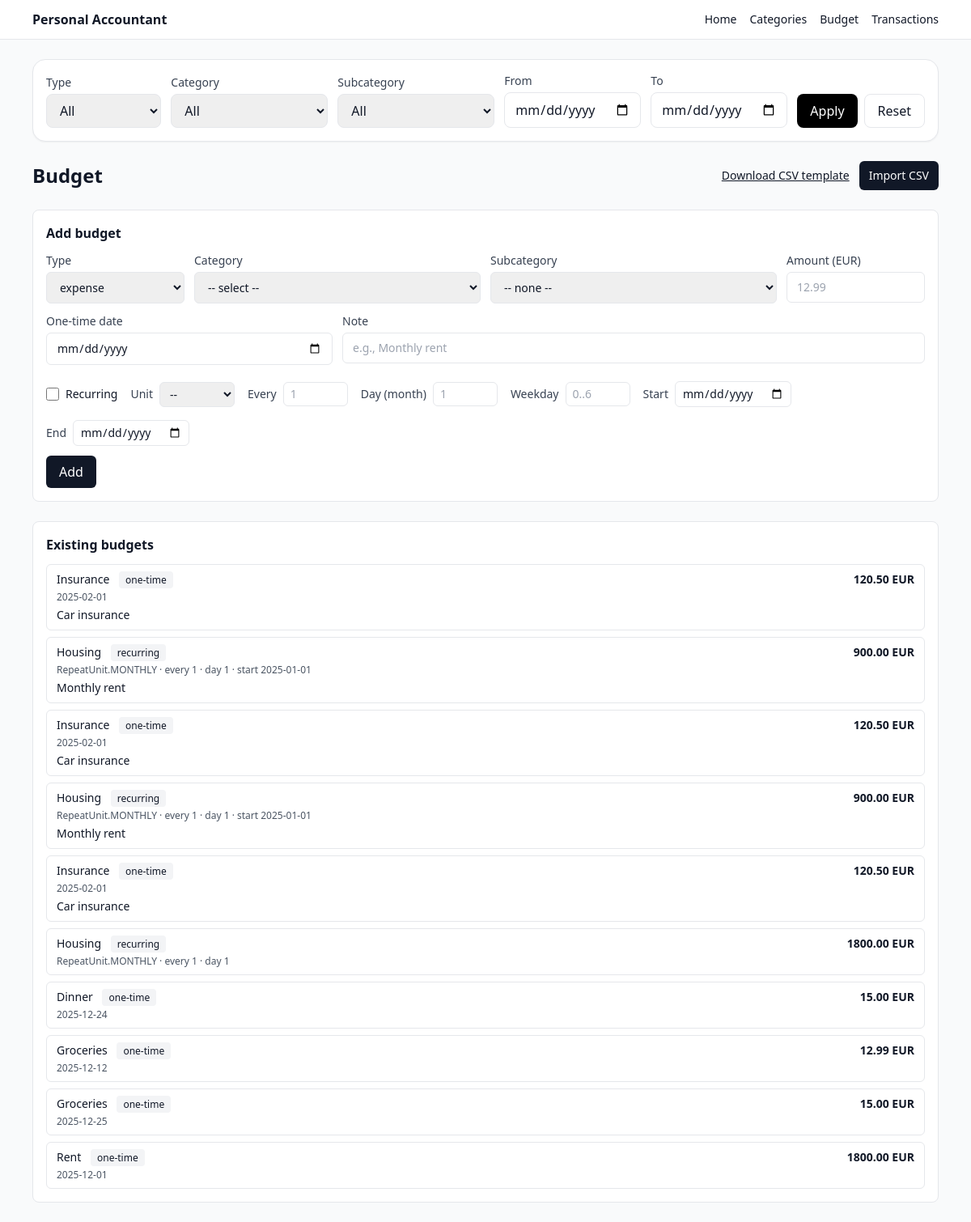
/budget (signed in), run on an earlier commit of the app's database.
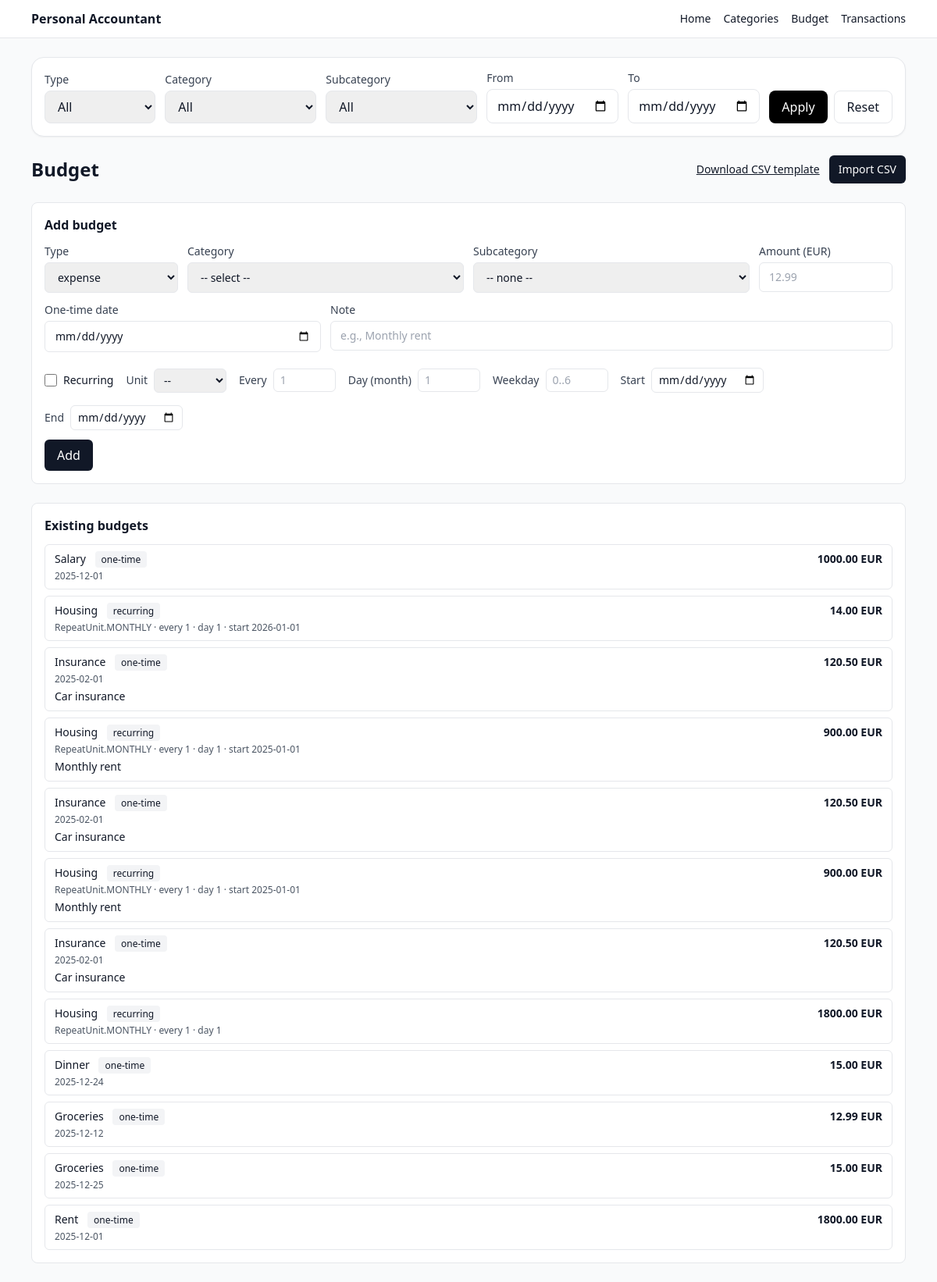
And on a later commit of the database.
### app/models.py (models this page shows)
class Category(SQLModel, table=True):
    __table_args__ = (
        UniqueConstraint("user_id", "name", name="uq_category_user_name"),
    )
    id: int | None = Field(default=None, primary_key=True)
    user_id: int = Field(foreign_key="user.id", index=True)
    name: str
    icon: str | None = None  # emoji or icon key
    created_at: datetime = Field(default_factory=datetime.utcnow)

class Budget(SQLModel, table=True):
    id: int | None = Field(default=None, primary_key=True)
    user_id: int = Field(foreign_key="user.id", index=True)
    type: BudgetType  # income/expense
    amount_cents: int
    currency: str  # e.g. "EUR"
    category_id: int = Field(foreign_key="category.id", index=True)
    subcategory_id: int | None = Field(default=None, foreign_key="subcategory.id", index=True)
    is_recurring: bool = False
    repeat_unit: RepeatUnit | None = None        # weekly/monthly/yearly
    repeat_interval: int | None = None           # every N units (1=every month/week/year)
    day_of_month: int | None = None              # for monthly/yearly patterns
    weekday: int | None = None                   # 0=Mon ... 6=Sun for weekly patterns
    one_time_date: date | None = None
    start_date: date | None = None
    end_date: date | None = None
    note: str | None = None
    created_at: datetime = Field(default_factory=datetime.utcnow)

### app/routes/budgets.py (the view)
@router.get("/budget", response_class=HTMLResponse)
def list_budget(
    request: Request,
    type: str | None = None,  # query param
    schedule: str | None = None,
    category_id: str | None = None,
    subcategory_id: str | None = None,
    q: str | None = None,
    created_from: str | None = None,
    created_to: str | None = None,
    db: Session = Depends(get_session),
    uid: int | None = Depends(current_user_id),
):
    if not uid:
        return RedirectResponse(url="/login", status_code=303)
    filters = {
        "type": (type or "").strip(),
        "schedule": (schedule or "").strip(),
        "category_id": (category_id or "").strip(),
        "subcategory_id": (subcategory_id or "").strip(),
        "q": (q or "").strip(),
        "created_from": (created_from or "").strip(),
        "created_to": (created_to or "").strip(),
    }
    return _render_budget_page(request, uid, db, filters=filters)

### templates/budget.html (shortened to what this page needs)
{% extends "base.html" %}
{% block content %}
  {% include "_budget_filters.html" %}
  <div class="space-y-6">
    <div class="flex items-center justify-between">
      <h1 class="text-2xl font-semibold">Budget</h1>
      <div class="flex items-center gap-3">
        <a href="/budget/template.csv" class="text-sm underline">Download CSV template</a>
        <a href="/budget/import" class="rounded-md bg-gray-900 px-3 py-2 text-sm text-white hover:bg-black">
          Import CSV
        </a>
      </div>
    </div>
    <section class="rounded-lg border bg-white p-4">
      <h2 class="mb-3 font-semibold">Add budget</h2>
      <form method="post" action="/budget" class="grid grid-cols-1 gap-3 md:grid-cols-6">
        <div class="md:col-span-1">
          <label class="block text-sm text-gray-700">Type</label>
          <select name="budget_type" class="mt-1 w-full rounded-md border px-3 py-2 text-sm">
            <option value="expense">expense</option>
          </select>
        </div>
        <div class="md:col-span-2">
          <label class="block text-sm text-gray-700">Category</label>
          <select
            name="category_id"
            id="category_id"
            class="mt-1 w-full rounded-md border px-3 py-2 text-sm"
            hx-get="/budget/subcategories"
            hx-trigger="change"
            hx-target="#subcategory_id"
            hx-include="#budget-form"
          >
            <option value="">-- select --</option>
          </select>
        </div>
        <div class="md:col-span-2">
          <label class="block text-sm text-gray-700">Subcategory</label>
          <select name="subcategory_id" id="subcategory_id" class="mt-1 w-full rounded-md border px-3 py-2 text-sm">
            <option value="">-- none --</option>
          </select>
        </div>
        <div class="md:col-span-1">
          <label class="block text-sm text-gray-700">Amount (EUR)</label>
          <input name="amount_eur" class="mt-1 w-full rounded-md border px-3 py-2 text-sm" placeholder="12.99" />
        </div>
        <div class="md:col-span-2">
          <label class="block text-sm text-gray-700">One-time date</label>
          <input type="date" name="one_time_date" class="mt-1 w-full rounded-md border px-3 py-2 text-sm" />
        </div>
        <div class="md:col-span-4">
          <label class="block text-sm text-gray-700">Note</label>
          <input name="note" class="mt-1 w-full rounded-md border px-3 py-2 text-sm" placeholder="e.g., Monthly rent" />
        </div>
        <div class="md:col-span-6 mt-2 flex flex-wrap items-center gap-4">
          <label class="inline-flex items-center gap-2 text-sm">
            <input type="checkbox" name="is_recurring" class="h-4 w-4" />
            Recurring
          </label>
          <div class="flex items-center gap-2">
            <span class="text-sm text-gray-700">Unit</span>
            <select name="repeat_unit" class="rounded-md border px-2 py-1 text-sm">
              <option value="">--</option>
            </select>
          </div>
          <div class="flex items-center gap-2">
            <span class="text-sm text-gray-700">Every</span>
            <input name="repeat_interval" class="w-20 rounded-md border px-2 py-1 text-sm" placeholder="1" />
          </div>
          <div class="flex items-center gap-2">
            <span class="text-sm text-gray-700">Day (month)</span>
            <input name="day_of_month" class="w-20 rounded-md border px-2 py-1 text-sm" placeholder="1" />
          </div>
          <div class="flex items-center gap-2">
            <span class="text-sm text-gray-700">Weekday</span>
            <input name="weekday" class="w-20 rounded-md border px-2 py-1 text-sm" placeholder="0..6" />
          </div>
          <div class="flex items-center gap-2">
            <span class="text-sm text-gray-700">Start</span>
            <input type="date" name="start_date" class="rounded-md border px-2 py-1 text-sm" />
          </div>
          <div class="flex items-center gap-2">
            <span class="text-sm text-gray-700">End</span>
            <input type="date" name="end_date" class="rounded-md border px-2 py-1 text-sm" />
          </div>
        </div>
        <div class="md:col-span-6">
          <button class="rounded-md bg-gray-900 px-4 py-2 text-white hover:bg-black">
            Add
          </button>
        </div>
      </form>
    </section>
    <section class="rounded-lg border bg-white p-4">
      <h2 class="mb-3 font-semibold">Existing budgets</h2>
      {% if budgets and budgets|length > 0 %}
        <ul class="space-y-2">
          {% for b in budgets %}
            <li class="rounded-md border px-3 py-2">
              <div class="flex flex-wrap items-center justify-between gap-2">
                <div class="text-sm">
                  <span class="font-medium">
                    {% if b.category_name is defined %}{{ b.category_name }}
                    {% elif b.category is defined and b.category and b.category.name is defined %}{{ b.category.name }}
                    {% else %}{{ ((categories_by_id.get(b.category_id) or categories_by_id.get(b.category_id|int) or categories_by_id.get(b.category_id|string)).name if (categories_by_id.get(b.category_id) or categories_by_id.get(b.category_id|int) or categories_by_id.get(b.category_id|string)) else ('Category ' ~ b.category_id)) }}{% endif %}
                  </span>
                  {% if b.is_recurring %}
                    <span class="ml-2 rounded bg-gray-100 px-2 py-0.5 text-xs">recurring</span>
                  {% else %}
                    <span class="ml-2 rounded bg-gray-100 px-2 py-0.5 text-xs">one-time</span>
                  {% endif %}
                </div>
                <div class="text-sm font-semibold">
                  {% if cents_to_euros_str is defined %}
                    {{ cents_to_euros_str(b.amount_cents) }}
                  {% else %}
                    {{ b.amount_cents }}
                  {% endif %}
                  {{ b.currency }}
                </div>
              </div>
              <div class="mt-1 text-xs text-gray-600">
                {% if b.is_recurring %}
                  {% if b.repeat_unit %}{{ b.repeat_unit }}{% endif %}
                  {% if b.repeat_interval %} · every {{ b.repeat_interval }}{% endif %}
                  {% if b.day_of_month %} · day {{ b.day_of_month }}{% endif %}
                  {% if b.start_date %} · start {{ b.start_date }}{% endif %}
                {% else %}
                  {% if b.one_time_date %}{{ b.one_time_date }}{% endif %}
                {% endif %}
              </div>
              {% if b.note %}
                <div class="mt-1 text-sm">
                  {{ b.note }}
                </div>
              {% endif %}
            </li>
          {% endfor %}
        </ul>
      {% else %}
        <p class="text-sm text-gray-600">No budgets yet.</p>
      {% endif %}
    </section>
  </div>
{% endblock %}

### templates/base.html
{% extends "_base.html" %}

### templates/_base.html (shortened to what this page needs)
<!doctype html>
<html>
  <head>
    <script src="https://cdn.tailwindcss.com"></script>
  </head>
  <body class="bg-gray-50 text-gray-900">
    <header class="border-b bg-white">
      <div class="mx-auto max-w-6xl px-4 py-3 flex items-center justify-between">
        <div class="font-semibold">Personal Accountant</div>
        <nav class="flex gap-4 text-sm">
          <a href="/" class="hover:underline">Home</a>
          <a href="/categories" class="hover:underline">Categories</a>
          <a href="/budget" class="hover:underline">Budget</a>
          <a href="/transaction" class="...">Transactions</a>
        </nav>
      </div>
    </header>
    <main class="mx-auto max-w-6xl px-4 py-6">
      {% block content %}{% endblock %}
    </main>
  </body>
</html>

### templates/_budget_filters.html (shortened to what this page needs)
{% set q = request.query_params %}
{% set selected_type = q.get("type", "") %}
{% set date_from = q.get("from", "") %}
{% set date_to = q.get("to", "") %}
<div class="mb-6 rounded-2xl border bg-white p-4 shadow-sm">
  <form method="get" action="/budget" class="flex flex-col gap-3 md:flex-row md:items-end">
    <div class="w-full md:w-44">
      <label class="block text-sm font-medium text-gray-700">Type</label>
      <select name="type" class="mt-1 w-full rounded-lg border px-3 py-2">
        <option value="" {% if selected_type == "" %}selected{% endif %}>All</option>
      </select>
    </div>
    <div class="w-full md:w-60">
      <label class="block text-sm font-medium text-gray-700">Category</label>
      <select
        name="category_id"
        class="mt-1 w-full rounded-lg border px-3 py-2"
        hx-get="/budget/subcategories"
        hx-trigger="change"
        hx-target="#budget-filter-subcategory"
        hx-include="this"
      >
        <option value="">All</option>
      </select>
    </div>
    <div class="w-full md:w-60">
      <label class="block text-sm font-medium text-gray-700">Subcategory</label>
      <select id="budget-filter-subcategory" name="subcategory_id" class="mt-1 w-full rounded-lg border px-3 py-2">
        <option value="">All</option>
      </select>
    </div>
    <div class="w-full md:w-44">
      <label class="block text-sm font-medium text-gray-700">From</label>
      <input type="date" name="from" value="{{ date_from }}" class="mt-1 w-full rounded-lg border px-3 py-2" />
    </div>
    <div class="w-full md:w-44">
      <label class="block text-sm font-medium text-gray-700">To</label>
      <input type="date" name="to" value="{{ date_to }}" class="mt-1 w-full rounded-lg border px-3 py-2" />
    </div>
    <div class="flex gap-2">
      <button class="rounded-lg bg-black px-4 py-2 text-white">Apply</button>
      <a class="rounded-lg border px-4 py-2" href="/budget">Reset</a>
    </div>
  </form>
</div>

What changed in the data, as far as the page shows it:
added Budget: is_recurring "one-time", amount_cents "1000.00", currency "EUR", one_time_date "2025-12-01"
now on this page (row unchanged): Category: name "Salary"
added Budget: Category.name "Housing", is_recurring "recurring", amount_cents "14.00", currency "EUR", repeat_unit "RepeatUnit.MONTHLY", repeat_interval "1", day_of_month "1", start_date "2026-01-01"
